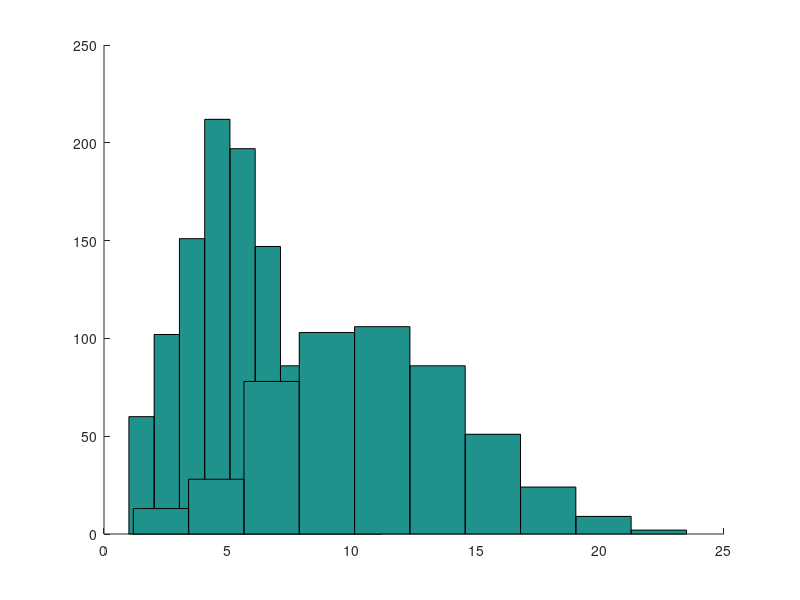

This chart was generated by the following MATLAB code:
data = load('VTSaumonBar.mat');

sizeVTSaumon = size(data.VTSaumon);
sizeVTBar = size(data.VTBar);


hold on;


hist(data.VTSaumon)
hist(data.VTBar)



hold off;